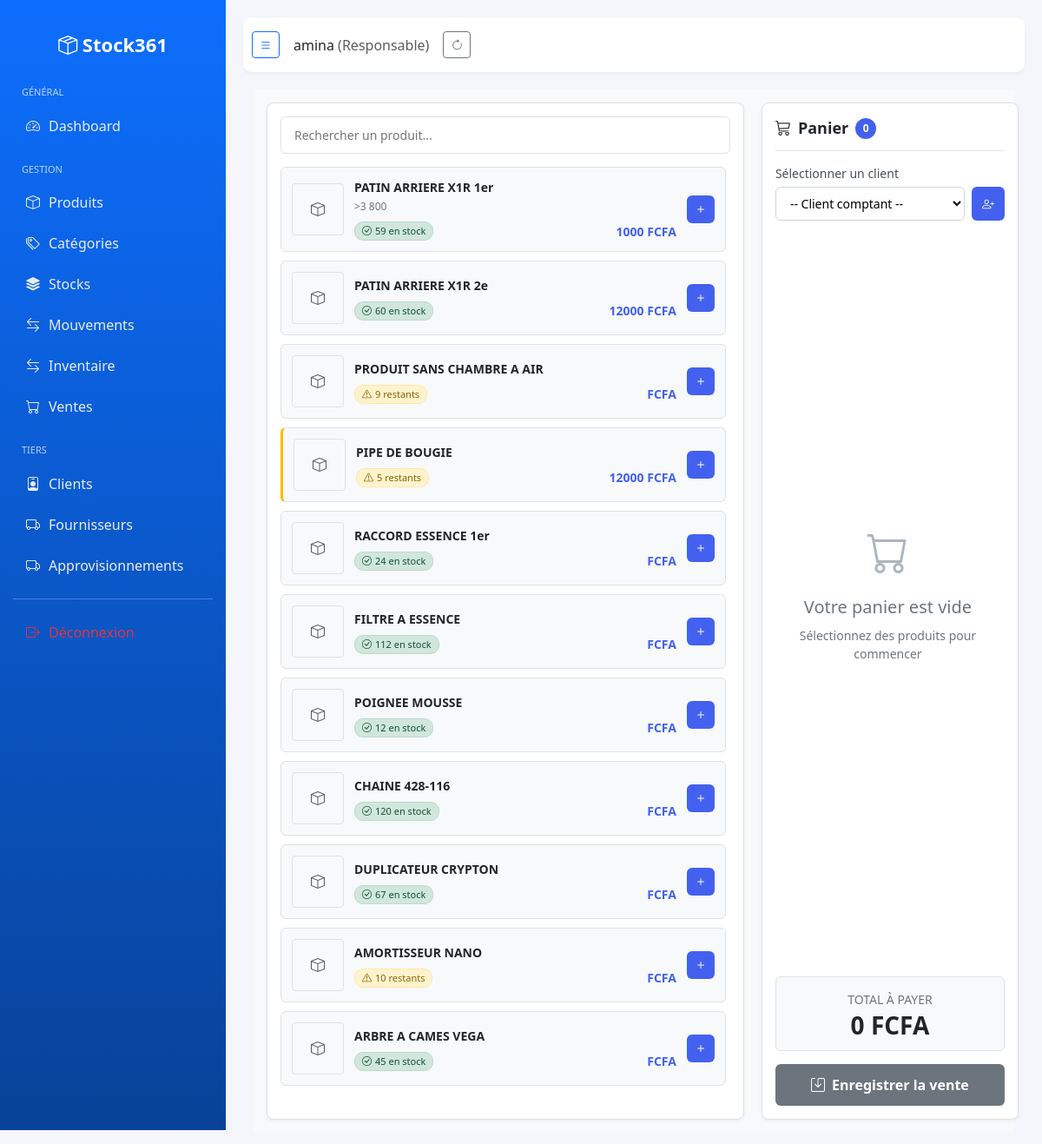
The page /vente/nouvelle/ (signed in) on the database its author committed.
### entreprise/models.py (models this page shows, shortened)
class Utilisateur(AbstractUser):
    class TypeUtilisateur(models.TextChoices):
        SUPER_ADMIN = 'super_admin', 'Super Admin'
        RESPONSABLE = 'responsable', 'Responsable'
        GERANT = 'gerant', 'Gérant/Secrétaire'
    entreprise = models.ForeignKey(
        Entreprise,
        on_delete=models.CASCADE,
        related_name='utilisateurs',
        blank=True,
        null=True
    )
    type_utilisateur = models.CharField(
        max_length=20,
        choices=TypeUtilisateur.choices,
        default=TypeUtilisateur.GERANT
    )
    est_actif = models.BooleanField(default=True)
    telephone = models.CharField(max_length=20, blank=True, null=True)
    adresse = models.CharField(max_length=255, blank=True, null=True)
    date_creation = models.DateTimeField(default=timezone.now)
    @property
    def est_super_admin(self):
        return self.type_utilisateur == self.TypeUtilisateur.SUPER_ADMIN
    @property
    def est_responsable(self):
        return self.type_utilisateur == self.TypeUtilisateur.RESPONSABLE
    def get_role_display(self):
        return self.get_type_utilisateur_display()
    @property
    def responsable(self):
        """
        Retourne le premier utilisateur de type 'responsable' ou None
        """
        return self.utilisateurs.filter(type_utilisateur='responsable').first()

### produit/models.py (models this page shows, shortened)
class Produit(models.Model):
    entreprise = models.ForeignKey(
        'entreprise.Entreprise',
        on_delete=models.CASCADE,
        related_name='produits'
    )
    categorie = models.ForeignKey(
        Categorie,
        on_delete=models.SET_NULL,
        null=True,
        blank=True,
        related_name='produits'
    )
    reference = models.CharField(max_length=50, unique=True, editable=False)
    nom = models.CharField(max_length=150)
    description = models.TextField(blank=True, null=True)
    prix_achat = models.DecimalField(max_digits=12, decimal_places=2, blank=True, null=True)
    prix_vente_detail = models.DecimalField(max_digits=12, null=True ,decimal_places=2)
    prix_vente_gros = models.DecimalField(max_digits=12, decimal_places=2, blank=True, null=True)
    stock_minimum = models.PositiveIntegerField(default=0)
    est_actif = models.BooleanField(default=True)
    image = models.ImageField(upload_to='produits/', blank=True, null=True)
    date_creation = models.DateTimeField(auto_now_add=True)

### vente/views.py (the view, shortened to what this page needs)
# urls.py: path('nouvelle/', views.vente_create, name='vente_create'),
@login_required
def vente_create(request):
    produits = Produit.objects.select_related("categorie").prefetch_related("stock").filter(
        entreprise=request.user.entreprise,
        stock__quantite__gt=0
    ).distinct()
    clients = Client.objects.filter(entreprise=request.user.entreprise)
    return render(request, "vente/vente_form.html", {
        "produits": produits,
        "clients": clients
    })

### templates/vente/vente_form.html (shortened to what this page needs)
{% extends "base.html" %}
{% load static %}
{% block content %}
<div class="container-fluid">
    <div class="pos-container">
        <div class="products-section">
            <div class="search-bar">
                <input type="text" id="search" class="search-input" placeholder="Rechercher un produit...">
            </div>
            <div class="products-list" id="productList">
                {% for p in produits %}
                {% with stock=p.stock.quantite|default:0 %}
                <div class="product-item {% if stock <= 0 %}out-of-stock{% elif stock <= 5 %}low-stock{% endif %}"
                     data-id="{{ p.id }}"
                     data-nom="{{ p.nom }}"
                     data-prix="{{ p.prix_vente_detail }}"
                     data-stock="{{ stock }}"
                     data-desc="{{ p.description|default:'' }}"
                     data-cat="{{ p.categorie.nom|default:'Non catégorisé' }}">
                    {% if p.image %}
                    <img src="{{ p.image.url }}" class="product-image" alt="{{ p.nom }}">
                    {% else %}
                    <div class="product-image d-flex align-items-center justify-content-center bg-light">
                        <i class="bi bi-box text-muted"></i>
                    </div>
                    {% endif %}
                    <div class="product-info">
                        <div class="product-name">{{ p.nom }}</div>
                        {% if p.description %}
                        <div class="product-description">{{ p.description }}</div>
                        {% endif %}
                        <div class="product-meta">
                            <span class="stock-info {% if stock > 10 %}stock-good{% elif stock > 0 %}stock-low{% else %}stock-none{% endif %}">
                                <i class="bi {% if stock > 10 %}bi-check-circle{% elif stock > 0 %}bi-exclamation-triangle{% else %}bi-x-circle{% endif %}"></i>
                                {% if stock > 10 %}
                                    {{ stock }} en stock
                                {% elif stock > 0 %}
                                    {{ stock }} restants
                                {% else %}
                                    Rupture
                                {% endif %}
                            </span>
                            <span class="product-price">{{ p.prix_vente_detail|floatformat:0 }} FCFA</span>
                        </div>
                    </div>
                    <button class="add-btn"
                            onclick="addToCart(this)"
                            title="{% if stock <= 0 %}Produit en rupture de stock{% else %}Ajouter au panier{% endif %}">
                        <i class="bi bi-plus"></i>
                    </button>
                </div>
                {% endwith %}
                {% empty %}
                <div class="empty-cart">
                    <i class="bi bi-box-seam empty-cart-icon"></i>
                    <h5>Aucun produit disponible</h5>
                    <p>Veuillez ajouter des produits en stock</p>
                </div>
                {% endfor %}
            </div>
        </div>
        <div class="cart-section">
            <div class="cart-header">
                <div class="cart-title">
                    <i class="bi bi-cart3"></i>
                    <span>Panier</span>
                    <span class="cart-count" id="cartCount">0</span>
                </div>
            </div>
            <div class="client-section">
                <label class="client-label">Sélectionner un client</label>
                <div class="client-select-container">
                    <select name="client" id="client" class="client-select">
                        <option value="">-- Client comptant --</option>
                    </select>
                    <button type="button" class="add-client-btn" onclick="openClientModal()">
                        <i class="bi bi-person-plus"></i>
                    </button>
                </div>
            </div>
            <div class="cart-items" id="cart">
            </div>
            <div class="cart-total">
                <div class="total-label">TOTAL À PAYER</div>
                <div class="total-amount" id="total">0 FCFA</div>
            </div>
            <form method="post" id="posForm">
                <button type="submit" class="checkout-btn" id="checkoutBtn" disabled>
                    <i class="bi bi-save"></i>
                    <span>Enregistrer la vente</span>
                </button>
            </form>
        </div>
    </div>
</div>
{% endblock %}

### templates/base.html (shortened to what this page needs)
<!DOCTYPE html>
<html lang="fr">
{% load static %}
<head>
    <link href="{% static 'vendor/bootstrap/css/bootstrap.min.css' %}" rel="stylesheet">
    <link href="{% static 'vendor/bootstrap-icons/font/bootstrap-icons.css' %}" rel="stylesheet">
    <link rel="stylesheet" href="{% static 'vendor/datatables/css/jquery.dataTables.min.css' %}">
    <link rel="stylesheet" href="{% static 'vendor/datatables/css/dataTables.bootstrap5.min.css' %}">
    <link rel="stylesheet" href="{% static 'vendor/datatables/css/buttons.bootstrap5.min.css' %}">
    <link rel="stylesheet" href="{% static 'vendor/datatables/css/select.bootstrap5.min.css' %}">
    <link rel="stylesheet" href="{% static 'vendor/datatables/css/responsive.bootstrap5.min.css' %}">
</head>
<body>
<div class="sidebar" id="sidebar">
    <div class="brand">
        <i class="bi bi-box-seam"></i> <span>Stock361</span>
    </div>
    {% if request.user.est_super_admin %}
        <div class="menu-title">Général</div>
        <a href="{% url 'dashboard' %}"><i class="bi bi-speedometer2"></i> <span>Dashboard</span></a>
        <div class="menu-title">Administration</div>
        <a href="{% url 'entreprise_list' %}"><i class="bi bi-building"></i> <span>Entreprises</span></a>
        <a href="{% url 'utilisateur_list' %}"><i class="bi bi-people"></i> <span>Utilisateurs</span></a>
        <div class="menu-title">Gestion</div>
        <a href="{% url 'produit:produit_list' %}"><i class="bi bi-box"></i> <span>Produits</span></a>
        <a href="{% url 'produit:categorie_list' %}">
            <i class="bi bi-tags"></i> <span>Catégories</span>
        </a>
        <a href="{% url 'stock_list' %}"><i class="bi bi-stack"></i> <span>Stocks</span></a>
        <a href="{% url 'inventaire_list' %}"><i class="bi bi-stack"></i> <span>Inventaire</span></a>
        <a href="{% url 'mouvement_list' %}"><i class="bi bi-arrow-left-right"></i> <span>Mouvements</span></a>
        <a href="{% url 'vente_list' %}"><i class="bi bi-cart"></i> <span>Ventes</span></a>
        <div class="menu-title">Tiers</div>
        <a href="{% url 'client_list' %}"><i class="bi bi-person-badge"></i> <span>Clients</span></a>
    {% elif request.user.est_responsable %}
        <div class="menu-title">Général</div>
        <a href="{% url 'dashboard' %}"><i class="bi bi-speedometer2"></i> <span>Dashboard</span></a>
        <div class="menu-title">Gestion</div>
        <a href="{% url 'produit:produit_list' %}"><i class="bi bi-box"></i> <span>Produits</span></a>
        <a href="{% url 'produit:categorie_list' %}">
            <i class="bi bi-tags"></i> <span>Catégories</span>
        </a>
        <a href="{% url 'stock_list' %}"><i class="bi bi-stack"></i> <span>Stocks</span></a>
        <a href="{% url 'mouvement_list' %}"><i class="bi bi-arrow-left-right"></i> <span>Mouvements</span></a>
        <a href="{% url 'inventaire_list' %}"><i class="bi bi-arrow-left-right"></i> <span>Inventaire</span></a>
        <a href="{% url 'vente_list' %}"><i class="bi bi-cart"></i> <span>Ventes</span></a>
        <div class="menu-title">Tiers</div>
        <a href="{% url 'client_list' %}"><i class="bi bi-person-badge"></i> <span>Clients</span></a>
        <a href="{% url 'fournisseur_list' %}"><i class="bi bi-truck"></i> <span>Fournisseurs</span></a>
        <a href="{% url 'approvisionnement_list' %}"><i class="bi bi-truck"></i> <span>Approvisionnements</span></a>
    {% endif %}
    <hr class="text-white">
    <a href="{% url 'logout' %}" class="text-danger"><i class="bi bi-box-arrow-right"></i> <span>Déconnexion</span></a>
</div>
<div class="main" id="main">
    <div class="topbar">
        <div class="d-flex align-items-center gap-3">
            <button class="btn btn-sm btn-outline-primary" id="toggleSidebar"><i class="bi bi-list"></i></button>
            <div class="user-info">
                {{ request.user.username }}
                <span class="text-muted">({{ request.user.get_role_display }})</span>
            </div>
            <button class="btn btn-sm btn-outline-secondary" id="refreshBtn" title="Actualiser">
                <i class="bi bi-arrow-clockwise"></i>
            </button>
        </div>
    </div>
    {% block content %}{% endblock %}
</div>
<div id="toastContainer" class="toast-container position-fixed bottom-0 end-0 p-3"></div>
</body>
</html>

### templates/base.html (style rules this page uses)
body { margin: 0; background: #f4f6fb; font-family: "Segoe UI", sans-serif; }
.sidebar { width: 260px; height: 100vh; position: fixed; left: 0; top: 0; background: linear-gradient(180deg, #0d6efd, #084298); color: white; padding: 15px; transition: 0.3s; z-index: 1000; }
.sidebar .brand { text-align: center; font-size: 22px; font-weight: bold; margin: 20px 0 30px; }
.sidebar a { display: flex; align-items: center; gap: 10px; color: #e9ecef; text-decoration: none; padding: 10px 15px; border-radius: 10px; margin: 3px 0; transition: all 0.2s ease; }
.menu-title { margin: 20px 10px 8px; font-size: 11px; text-transform: uppercase; opacity: 0.7; }
.main { margin-left: 260px; padding: 20px; transition: 0.3s; min-height: 100vh; }
.topbar { background: #fff; padding: 16px 10px; display: flex; justify-content: space-between; align-items: center; border-radius: 10px; margin-bottom: 20px; box-shadow: 0 2px 4px rgba(0,0,0,0.05); }
.topbar .user-info { font-weight: 500; }
.toast-container { z-index: 1100; }

### rows shown on the page
Utilisateur: user.username "amina", user.role "Responsable"
Produit: nom "PATIN ARRIERE X1R 1er", description ">3 800", stock "59", prix_vente_detail "1000"
Produit: nom "PATIN ARRIERE X1R 2e", stock "60", prix_vente_detail "12000"
Produit: nom "PRODUIT SANS CHAMBRE A AIR", stock "9"
Produit: nom "PIPE DE BOUGIE", stock "5", prix_vente_detail "12000"
Produit: nom "RACCORD ESSENCE 1er", stock "24"
Produit: nom "FILTRE A ESSENCE", stock "112"
Produit: nom "POIGNEE MOUSSE", stock "12"
Produit: nom "CHAINE 428-116", stock "120"
Produit: nom "DUPLICATEUR CRYPTON", stock "67"
Produit: nom "AMORTISSEUR NANO", stock "10"
Produit: nom "ARBRE A CAMES VEGA", stock "45"
